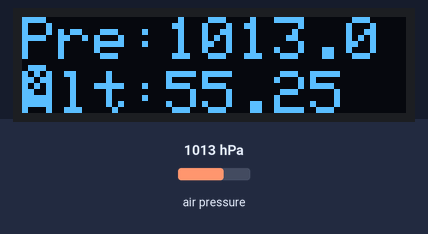
A sketch run on a simulated Arduino Uno, built with avr-gcc and run on an emulated ATmega328P. Shown: 128×32 one-colour display. Inputs (shaded band) come from the test bench; at power-on: air pressure 1013 hPa.

Above: at 2.2 s.
2.3 s: air pressure set to 952 hPa
At 4.2 s:
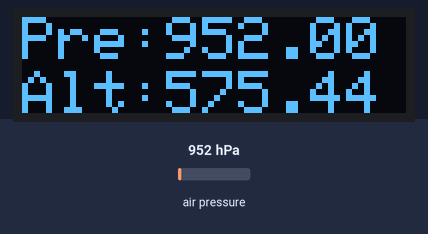
4.6 s: air pressure set to 975 hPa
At 6.5 s:
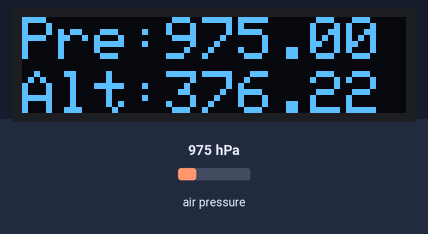
6.9 s: air pressure set to 1000 hPa
At 7.5 s:
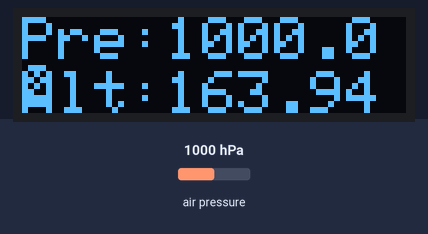
Timing chart, 0 to 9.9 s (numbered marks = the images above; inputs shaded):
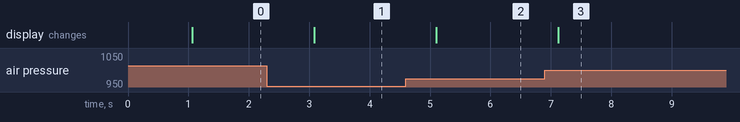

The sketch:

Altitude_Press_Temp.ino
```cpp
#include <Adafruit_GFX.h>
#include <Adafruit_SSD1306.h>
#include <Adafruit_BMP280.h>

#define SCREEN_WIDTH 128
#define  SCREEN_HEIGHT 32

Adafruit_SSD1306 display(SCREEN_WIDTH,  SCREEN_HEIGHT, &Wire, -1);
Adafruit_BMP280  bmp;

void setup() {

  Serial.begin(9600);

  if (!bmp.begin(0x76)) {
    Serial.println("Could not find a valid BMP280 sensor, check wiring!");
    while (1);
  }

  display.begin(SSD1306_SWITCHCAPVCC, 0x3C);
  display.clearDisplay();
  display.display();
  delay(1000);
}

void  loop() {

    display.clearDisplay();
    float Pres = (bmp.readPressure())/100;
    float Alt = bmp.readAltitude(1019.66);

    display.setCursor(0,0);
    display.setTextColor(WHITE);
    display.setTextSize(2);
    display.print("Pre:");
    display.print(Pres);

    display.setCursor(0,18);
    display.setTextColor(WHITE);
    display.setTextSize(2);
    display.print("Alt:");
    display.print(Alt);
    display.display();
    delay(2000);
}
```

Measured:
- after the input at 2.3 s, the display: changes after 0.78 s (image 1)
- after the input at 4.6 s, the display: changes after 0.50 s (image 2)
- after the input at 6.9 s, the display: changes after 0.22 s (image 3)
